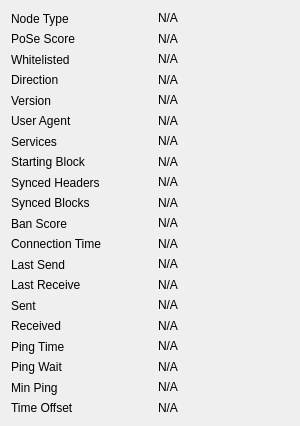
             <widget class="QWidget" name="detailWidget">
              <property name="geometry">
               <rect>
                <x>0</x>
                <y>0</y>
                <width>300</width>
                <height>426</height>
               </rect>
              </property>
              <property name="minimumSize">
               <size>
                <width>300</width>
                <height>0</height>
               </size>
              </property>
              <layout class="QGridLayout" name="gridLayout_2" columnminimumwidth="0,10,0">
               <item row="0" column="0">
                <widget class="QLabel" name="label_50">
                 <property name="text">
                  <string>Node Type</string>
                 </property>
                </widget>
               </item>
               <item row="0" column="2">
                <widget class="QLabel" name="peerNodeType">
                 <property name="cursor">
                  <cursorShape>IBeamCursor</cursorShape>
                 </property>
                 <property name="text">
                  <string>N/A</string>
                 </property>
                 <property name="textFormat">
                  <enum>Qt::PlainText</enum>
                 </property>
                 <property name="textInteractionFlags">
                  <set>Qt::LinksAccessibleByMouse|Qt::TextSelectableByKeyboard|Qt::TextSelectableByMouse</set>
                 </property>
                </widget>
               </item>
               <item row="1" column="0">
                <widget class="QLabel" name="label_51">
                 <property name="text">
                  <string>PoSe Score</string>
                 </property>
                </widget>
               </item>
               <item row="1" column="2">
                <widget class="QLabel" name="peerPoSeScore">
                 <property name="cursor">
                  <cursorShape>IBeamCursor</cursorShape>
                 </property>
                 <property name="text">
                  <string>N/A</string>
                 </property>
                 <property name="textFormat">
                  <enum>Qt::PlainText</enum>
                 </property>
                 <property name="textInteractionFlags">
                  <set>Qt::LinksAccessibleByMouse|Qt::TextSelectableByKeyboard|Qt::TextSelectableByMouse</set>
                 </property>
                </widget>
               </item>
               <item row="2" column="0">
                <widget class="QLabel" name="label_30">
                 <property name="text">
                  <string>Whitelisted</string>
                 </property>
                </widget>
               </item>
               <item row="2" column="2">
                <widget class="QLabel" name="peerWhitelisted">
                 <property name="cursor">
                  <cursorShape>IBeamCursor</cursorShape>
                 </property>
                 <property name="text">
                  <string>N/A</string>
                 </property>
                 <property name="textFormat">
                  <enum>Qt::PlainText</enum>
                 </property>
                 <property name="textInteractionFlags">
                  <set>Qt::LinksAccessibleByMouse|Qt::TextSelectableByKeyboard|Qt::TextSelectableByMouse</set>
                 </property>
                </widget>
               </item>
               <item row="3" column="0">
                <widget class="QLabel" name="label_23">
                 <property name="text">
                  <string>Direction</string>
                 </property>
                </widget>
               </item>
               <item row="3" column="2">
                <widget class="QLabel" name="peerDirection">
                 <property name="cursor">
                  <cursorShape>IBeamCursor</cursorShape>
                 </property>
                 <property name="text">
                  <string>N/A</string>
                 </property>
                 <property name="textFormat">
                  <enum>Qt::PlainText</enum>
                 </property>
                 <property name="textInteractionFlags">
                  <set>Qt::LinksAccessibleByMouse|Qt::TextSelectableByKeyboard|Qt::TextSelectableByMouse</set>
                 </property>
                </widget>
               </item>
               <item row="4" column="0">
                <widget class="QLabel" name="label_21">
                 <property name="text">
                  <string>Version</string>
                 </property>
                </widget>
               </item>
               <item row="4" column="2">
                <widget class="QLabel" name="peerVersion">
                 <property name="cursor">
                  <cursorShape>IBeamCursor</cursorShape>
                 </property>
                 <property name="text">
                  <string>N/A</string>
                 </property>
                 <property name="textFormat">
                  <enum>Qt::PlainText</enum>
                 </property>
                 <property name="textInteractionFlags">
                  <set>Qt::LinksAccessibleByMouse|Qt::TextSelectableByKeyboard|Qt::TextSelectableByMouse</set>
                 </property>
                </widget>
               </item>
               <item row="5" column="0">
                <widget class="QLabel" name="label_28">
                 <property name="text">
                  <string>User Agent</string>
                 </property>
                </widget>
               </item>
               <item row="5" column="2">
                <widget class="QLabel" name="peerSubversion">
                 <property name="cursor">
                  <cursorShape>IBeamCursor</cursorShape>
                 </property>
                 <property name="text">
                  <string>N/A</string>
                 </property>
                 <property name="textFormat">
                  <enum>Qt::PlainText</enum>
                 </property>
                 <property name="textInteractionFlags">
                  <set>Qt::LinksAccessibleByMouse|Qt::TextSelectableByKeyboard|Qt::TextSelectableByMouse</set>
                 </property>
                </widget>
               </item>
               <item row="6" column="0">
                <widget class="QLabel" name="label_4">
                 <property name="text">
                  <string>Services</string>
                 </property>
                </widget>
               </item>
               <item row="6" column="2">
                <widget class="QLabel" name="peerServices">
                 <property name="cursor">
                  <cursorShape>IBeamCursor</cursorShape>
                 </property>
                 <property name="text">
                  <string>N/A</string>
                 </property>
                 <property name="textFormat">
                  <enum>Qt::PlainText</enum>
                 </property>
                 <property name="textInteractionFlags">
                  <set>Qt::LinksAccessibleByMouse|Qt::TextSelectableByKeyboard|Qt::TextSelectableByMouse</set>
                 </property>
                </widget>
               </item>
               <item row="7" column="0">
                <widget class="QLabel" name="label_29">
                 <property name="text">
                  <string>Starting Block</string>
                 </property>
                </widget>
               </item>
               <item row="7" column="2">
                <widget class="QLabel" name="peerHeight">
                 <property name="cursor">
                  <cursorShape>IBeamCursor</cursorShape>
                 </property>
                 <property name="text">
                  <string>N/A</string>        
                 </property>
                 <property name="textFormat">
                  <enum>Qt::PlainText</enum>
                 </property>
                 <property name="textInteractionFlags">
                  <set>Qt::LinksAccessibleByMouse|Qt::TextSelectableByKeyboard|Qt::TextSelectableByMouse</set>
                 </property>
                </widget>
               </item>
               <item row="8" column="0">
                <widget class="QLabel" name="label_27">
                 <property name="text">
                  <string>Synced Headers</string>
                 </property>
                </widget>
               </item>
               <item row="8" column="2">
                <widget class="QLabel" name="peerSyncHeight">
                 <property name="cursor">
                  <cursorShape>IBeamCursor</cursorShape>
                 </property>
                 <property name="text">
                  <string>N/A</string>
                 </property>
                 <property name="textFormat">
                  <enum>Qt::PlainText</enum>
                 </property>
                 <property name="textInteractionFlags">
                  <set>Qt::LinksAccessibleByMouse|Qt::TextSelectableByKeyboard|Qt::TextSelectableByMouse</set>
                 </property>
                </widget>
               </item>
               <item row="9" column="0">
                <widget class="QLabel" name="label_25">
                 <property name="text">
                  <string>Synced Blocks</string>
                 </property>
                </widget>
               </item>
               <item row="9" column="2">
                <widget class="QLabel" name="peerCommonHeight">
                 <property name="cursor">
                  <cursorShape>IBeamCursor</cursorShape>
                 </property>
                 <property name="text">
                  <string>N/A</string>
                 </property>
                 <property name="textFormat">
                  <enum>Qt::PlainText</enum>
                 </property>
                 <property name="textInteractionFlags">
                  <set>Qt::LinksAccessibleByMouse|Qt::TextSelectableByKeyboard|Qt::TextSelectableByMouse</set>
                 </property>
                </widget>
               </item>
               <item row="10" column="0">
                <widget class="QLabel" name="label_24">
                 <property name="text">
                  <string>Ban Score</string>
                 </property>
                </widget>
               </item>
               <item row="10" column="2">
                <widget class="QLabel" name="peerBanScore">
                 <property name="cursor">
                  <cursorShape>IBeamCursor</cursorShape>
                 </property>
                 <property name="text">
                  <string>N/A</string>
                 </property>
                 <property name="textFormat">
                  <enum>Qt::PlainText</enum>
                 </property>
                 <property name="textInteractionFlags">
                  <set>Qt::LinksAccessibleByMouse|Qt::TextSelectableByKeyboard|Qt::TextSelectableByMouse</set>
                 </property>
                </widget>
               </item>
               <item row="11" column="0">
                <widget class="QLabel" name="label_22">
                 <property name="text">
                  <string>Connection Time</string>
                 </property>
                </widget>
               </item>
               <item row="11" column="2">
                <widget class="QLabel" name="peerConnTime">
                 <property name="cursor">
                  <cursorShape>IBeamCursor</cursorShape>
                 </property>
                 <property name="text">
                  <string>N/A</string>
                 </property>
                 <property name="textFormat">
                  <enum>Qt::PlainText</enum>
                 </property>
                 <property name="textInteractionFlags">
                  <set>Qt::LinksAccessibleByMouse|Qt::TextSelectableByKeyboard|Qt::TextSelectableByMouse</set>
                 </property>
                </widget>
               </item>
               <item row="12" column="0">
                <widget class="QLabel" name="label_15">
                 <property name="text">
                  <string>Last Send</string>
                 </property>
                </widget>
               </item>
               <item row="12" column="2">
                <widget class="QLabel" name="peerLastSend">
                 <property name="cursor">
                  <cursorShape>IBeamCursor</cursorShape>
                 </property>
                 <property name="text">
                  <string>N/A</string>
                 </property>
                 <property name="textFormat">
                  <enum>Qt::PlainText</enum>
                 </property>
                 <property name="textInteractionFlags">
                  <set>Qt::LinksAccessibleByMouse|Qt::TextSelectableByKeyboard|Qt::TextSelectableByMouse</set>
                 </property>
                </widget>
               </item>
               <item row="13" column="0">
                <widget class="QLabel" name="label_19">
                 <property name="text">
                  <string>Last Receive</string>
                 </property>
                </widget>
               </item>
               <item row="13" column="2">
                <widget class="QLabel" name="peerLastRecv">
                 <property name="cursor">
                  <cursorShape>IBeamCursor</cursorShape>
                 </property>
                 <property name="text">
                  <string>N/A</string>
                 </property>
                 <property name="textFormat">
                  <enum>Qt::PlainText</enum>
                 </property>
                 <property name="textInteractionFlags">
                  <set>Qt::LinksAccessibleByMouse|Qt::TextSelectableByKeyboard|Qt::TextSelectableByMouse</set>
                 </property>
                </widget>
               </item>
               <item row="14" column="0">
                <widget class="QLabel" name="label_18">
                 <property name="text">
                  <string>Sent</string>
                 </property>
                </widget>
               </item>
               <item row="14" column="2">
                <widget class="QLabel" name="peerBytesSent">
                 <property name="cursor">
                  <cursorShape>IBeamCursor</cursorShape>
                 </property>
                 <property name="text">
                  <string>N/A</string>
                 </property>
                 <property name="textFormat">
                  <enum>Qt::PlainText</enum>
                 </property>
                 <property name="textInteractionFlags">
                  <set>Qt::LinksAccessibleByMouse|Qt::TextSelectableByKeyboard|Qt::TextSelectableByMouse</set>
                 </property>
                </widget>
               </item>
               <item row="15" column="0">
                <widget class="QLabel" name="label_20">
                 <property name="text">
                  <string>Received</string>
                 </property>
                </widget>
               </item>
               <item row="15" column="2">
                <widget class="QLabel" name="peerBytesRecv">
                 <property name="cursor">
                  <cursorShape>IBeamCursor</cursorShape>
                 </property>
                 <property name="text">
                  <string>N/A</string>
                 </property>
                 <property name="textFormat">
                  <enum>Qt::PlainText</enum>
                 </property>
                 <property name="textInteractionFlags">
                  <set>Qt::LinksAccessibleByMouse|Qt::TextSelectableByKeyboard|Qt::TextSelectableByMouse</set>
                 </property>
                </widget>
               </item>
               <item row="16" column="0">
                <widget class="QLabel" name="label_26">
                 <property name="text">
                  <string>Ping Time</string>
                 </property>
                </widget>
               </item>
               <item row="16" column="2">
                <widget class="QLabel" name="peerPingTime">
                 <property name="cursor">
                  <cursorShape>IBeamCursor</cursorShape>
                 </property>
                 <property name="text">
                  <string>N/A</string>
                 </property>
                 <property name="textFormat">
                  <enum>Qt::PlainText</enum>
                 </property>
                 <property name="textInteractionFlags">
                  <set>Qt::LinksAccessibleByMouse|Qt::TextSelectableByKeyboard|Qt::TextSelectableByMouse</set>
                 </property>
                </widget>
               </item>
               <item row="17" column="0">
                <widget class="QLabel" name="peerPingWaitLabel">
                 <property name="toolTip">
                  <string>The duration of a currently outstanding ping.</string>
                 </property>
                 <property name="text">
                  <string>Ping Wait</string>
                 </property>
                </widget>
               </item>
               <item row="17" column="2">
                <widget class="QLabel" name="peerPingWait">
                 <property name="cursor">
                  <cursorShape>IBeamCursor</cursorShape>
                 </property>
                 <property name="text">
                  <string>N/A</string>
                 </property>
                 <property name="textFormat">
                  <enum>Qt::PlainText</enum>
                 </property>
                 <property name="textInteractionFlags">
                  <set>Qt::LinksAccessibleByMouse|Qt::TextSelectableByKeyboard|Qt::TextSelectableByMouse</set>
                 </property>
                </widget>
               </item>
               <item row="18" column="0">
                <widget class="QLabel" name="peerMinPingLabel">
                 <property name="text">
                  <string>Min Ping</string>
                 </property>
                </widget>
               </item>
               <item row="18" column="2">
                <widget class="QLabel" name="peerMinPing">
                 <property name="cursor">
                  <cursorShape>IBeamCursor</cursorShape>
                 </property>
                 <property name="text">
                  <string>N/A</string>
                 </property>
                 <property name="textFormat">
                  <enum>Qt::PlainText</enum>
                 </property>
                 <property name="textInteractionFlags">
                  <set>Qt::LinksAccessibleByMouse|Qt::TextSelectableByKeyboard|Qt::TextSelectableByMouse</set>
                 </property>
                </widget>
               </item>
               <item row="19" column="0">
                <widget class="QLabel" name="label_timeoffset">
                 <property name="text">
                  <string>Time Offset</string>
                 </property>
                </widget>
               </item>
               <item row="19" column="2">
                <widget class="QLabel" name="timeoffset">
                 <property name="cursor">
                  <cursorShape>IBeamCursor</cursorShape>
                 </property>
                 <property name="text">
                  <string>N/A</string>
                 </property>
                 <property name="textFormat">
                  <enum>Qt::PlainText</enum>
                 </property>
                 <property name="textInteractionFlags">
                  <set>Qt::LinksAccessibleByMouse|Qt::TextSelectableByKeyboard|Qt::TextSelectableByMouse</set>
                 </property>
                </widget>
               </item>
              </layout>
             </widget>
